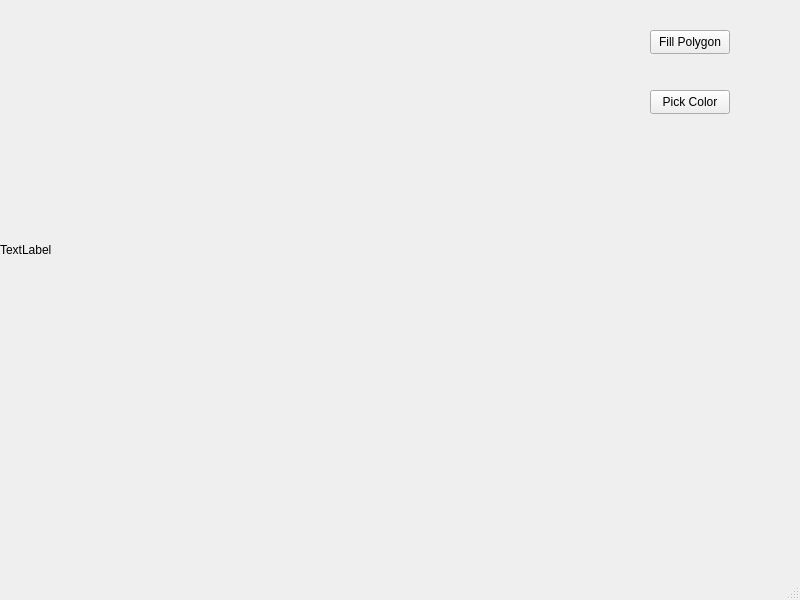
<?xml version="1.0" encoding="UTF-8"?>
<ui version="4.0">
 <class>MainWindow</class>
 <widget class="QMainWindow" name="MainWindow">
  <property name="geometry">
   <rect>
    <x>0</x>
    <y>0</y>
    <width>800</width>
    <height>600</height>
   </rect>
  </property>
  <property name="windowTitle">
   <string>MainWindow</string>
  </property>
  <widget class="QWidget" name="centralwidget">
   <widget class="QLabel" name="label">
    <property name="geometry">
     <rect>
      <x>0</x>
      <y>0</y>
      <width>500</width>
      <height>500</height>
     </rect>
    </property>
    <property name="text">
     <string>TextLabel</string>
    </property>
   </widget>
   <widget class="QPushButton" name="pushButton">
    <property name="geometry">
     <rect>
      <x>650</x>
      <y>30</y>
      <width>80</width>
      <height>24</height>
     </rect>
    </property>
    <property name="text">
     <string>Fill Polygon</string>
    </property>
   </widget>
   <widget class="QPushButton" name="pushButton_2">
    <property name="geometry">
     <rect>
      <x>650</x>
      <y>90</y>
      <width>80</width>
      <height>24</height>
     </rect>
    </property>
    <property name="text">
     <string>Pick Color</string>
    </property>
   </widget>
  </widget>
  <widget class="QMenuBar" name="menubar">
   <property name="geometry">
    <rect>
     <x>0</x>
     <y>0</y>
     <width>800</width>
     <height>21</height>
    </rect>
   </property>
  </widget>
  <widget class="QStatusBar" name="statusbar"/>
 </widget>
 <resources/>
 <connections/>
</ui>
